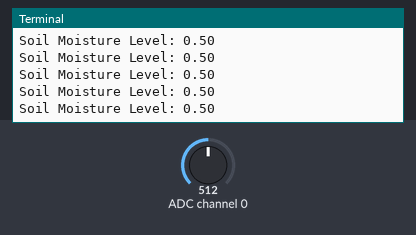
Simulated run of this program. Board: Raspberry Pi (BCM pin numbers). Parts: the last lines printed to the terminal. The inputs (shaded band) are chosen by the test bench; at power-on: ADC channel 0 = 512 (analog values on the 0–1023 scale).

Above: at 1.2 s.
1.3 s: ADC channel 0 set to 716
At 2.2 s:
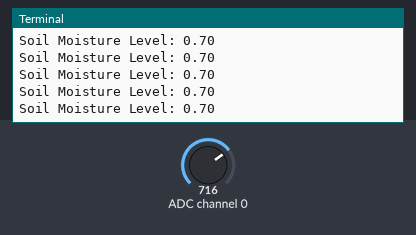
2.8 s: ADC channel 0 set to 900
At 3.4 s:
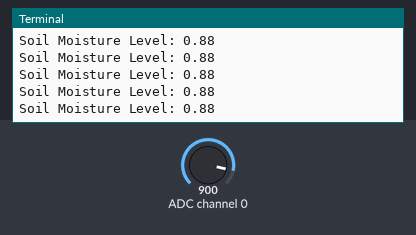
Timing chart, 0 to 5.4 s (numbered marks = the images above; inputs shaded):
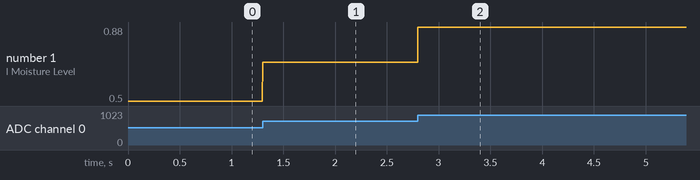

The program:

soil-moisture_sensor.py
```python
from gpiozero import MCP3008

class SoilMoistureSensor:
    def __init__(self, channel):
        self.adc = MCP3008(channel=channel)  # Requires SPI setup

    def get_moisture_level(self):
        return self.adc.value  # Value between 0 (dry) and 1 (wet)

# Usage Example
if __name__ == "__main__":
    soil_sensor = SoilMoistureSensor(channel=0)
    while True:
        print(f"Soil Moisture Level: {soil_sensor.get_moisture_level():.2f}")
```

Measured:
- after the input at 1.3 s, the terminal: prints a new line at once (image 1)
- after the input at 2.8 s, the terminal: prints a new line at once (image 2)
- plotted number 1: 0.5 → 0.7 after the input at 1.3 s, 0.7 → 0.88 after the input at 2.8 s
